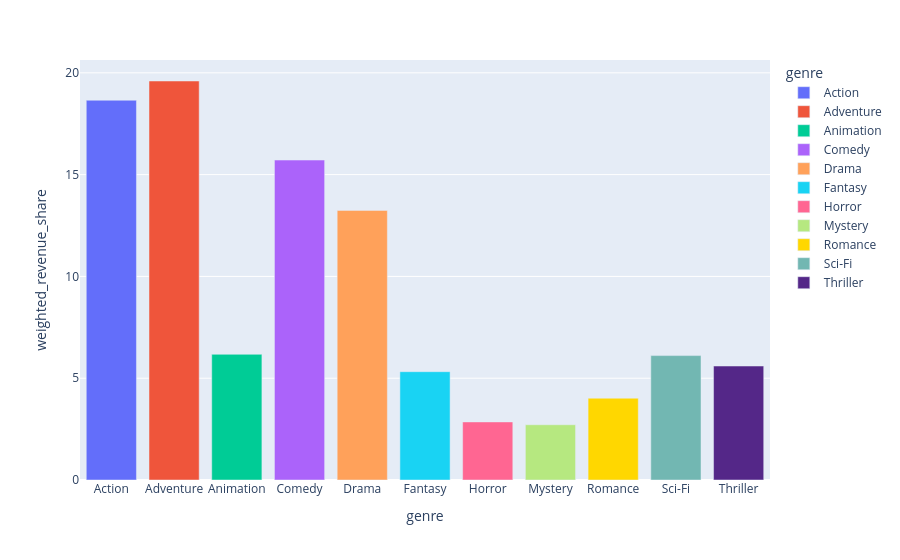

Write notebook code for a chart like this one.
### Code cell
df_revenue_share = df.copy()
df_revenue_share = df_revenue_share[df_revenue_share["genre"].isin(genres_list)]
df_revenue_share["weighted_revenue"] = df_revenue_share["revenue"]*df_revenue_share["genre_weight"]
df_revenue_share = df_revenue_share.groupby("genre",as_index=False).agg(sum_weighted_revenue=("weighted_revenue","sum"))[["genre","sum_weighted_revenue"]]
df_revenue_share["weighted_revenue_share"] = (df_revenue_share["sum_weighted_revenue"])*100/(df_revenue_share["sum_weighted_revenue"].sum())

fig = px.bar(
    df_revenue_share,
    x="genre",
    y="weighted_revenue_share",
    color="genre",
    color_discrete_sequence=colors
)

fig.show()

### Figure 1 — Plotly figure (JSON) as saved in the notebook; plotly's stock layout.template omitted (floating-point values rounded to 4 significant figures)
{"data": [{"hovertemplate": "genre=%{x}<br>weighted_revenue_share=%{y}<extra></extra>", "legendgroup": "Action", "marker": {"color": "#636EFA", "pattern": {"shape": ""}}, "name": "Action", "orientation": "v", "showlegend": true, "textposition": "auto", "type": "bar", "x": ["Action"], "xaxis": "x", "y": [18.65], "yaxis": "y"}, {"hovertemplate": "genre=%{x}<br>weighted_revenue_share=%{y}<extra></extra>", "legendgroup": "Adventure", "marker": {"color": "#EF553B", "pattern": {"shape": ""}}, "name": "Adventure", "orientation": "v", "showlegend": true, "textposition": "auto", "type": "bar", "x": ["Adventure"], "xaxis": "x", "y": [19.6], "yaxis": "y"}, {"hovertemplate": "genre=%{x}<br>weighted_revenue_share=%{y}<extra></extra>", "legendgroup": "Animation", "marker": {"color": "#00CC96", "pattern": {"shape": ""}}, "name": "Animation", "orientation": "v", "showlegend": true, "textposition": "auto", "type": "bar", "x": ["Animation"], "xaxis": "x", "y": [6.175], "yaxis": "y"}, {"hovertemplate": "genre=%{x}<br>weighted_revenue_share=%{y}<extra></extra>", "legendgroup": "Comedy", "marker": {"color": "#AB63FA", "pattern": {"shape": ""}}, "name": "Comedy", "orientation": "v", "showlegend": true, "textposition": "auto", "type": "bar", "x": ["Comedy"], "xaxis": "x", "y": [15.72], "yaxis": "y"}, {"hovertemplate": "genre=%{x}<br>weighted_revenue_share=%{y}<extra></extra>", "legendgroup": "Drama", "marker": {"color": "#FFA15A", "pattern": {"shape": ""}}, "name": "Drama", "orientation": "v", "showlegend": true, "textposition": "auto", "type": "bar", "x": ["Drama"], "xaxis": "x", "y": [13.24], "yaxis": "y"}, {"hovertemplate": "genre=%{x}<br>weighted_revenue_share=%{y}<extra></extra>", "legendgroup": "Fantasy", "marker": {"color": "#19D3F3", "pattern": {"shape": ""}}, "name": "Fantasy", "orientation": "v", "showlegend": true, "textposition": "auto", "type": "bar", "x": ["Fantasy"], "xaxis": "x", "y": [5.32], "yaxis": "y"}, {"hovertemplate": "genre=%{x}<br>weighted_revenue_share=%{y}<extra></extra>", "legendgroup": "Horror", "marker": {"color": "#FF6692", "pattern": {"shape": ""}}, "name": "Horror", "orientation": "v", "showlegend": true, "textposition": "auto", "type": "bar", "x": ["Horror"], "xaxis": "x", "y": [2.852], "yaxis": "y"}, {"hovertemplate": "genre=%{x}<br>weighted_revenue_share=%{y}<extra></extra>", "legendgroup": "Mystery", "marker": {"color": "#B6E880", "pattern": {"shape": ""}}, "name": "Mystery", "orientation": "v", "showlegend": true, "textposition": "auto", "type": "bar", "x": ["Mystery"], "xaxis": "x", "y": [2.713], "yaxis": "y"}, {"hovertemplate": "genre=%{x}<br>weighted_revenue_share=%{y}<extra></extra>", "legendgroup": "Romance", "marker": {"color": "#FFD700", "pattern": {"shape": ""}}, "name": "Romance", "orientation": "v", "showlegend": true, "textposition": "auto", "type": "bar", "x": ["Romance"], "xaxis": "x", "y": [4.019], "yaxis": "y"}, {"hovertemplate": "genre=%{x}<br>weighted_revenue_share=%{y}<extra></extra>", "legendgroup": "Sci-Fi", "marker": {"color": "#72B7B2", "pattern": {"shape": ""}}, "name": "Sci-Fi", "orientation": "v", "showlegend": true, "textposition": "auto", "type": "bar", "x": ["Sci-Fi"], "xaxis": "x", "y": [6.111], "yaxis": "y"}, {"hovertemplate": "genre=%{x}<br>weighted_revenue_share=%{y}<extra></extra>", "legendgroup": "Thriller", "marker": {"color": "#542788", "pattern": {"shape": ""}}, "name": "Thriller", "orientation": "v", "showlegend": true, "textposition": "auto", "type": "bar", "x": ["Thriller"], "xaxis": "x", "y": [5.598], "yaxis": "y"}], "layout": {"barmode": "relative", "legend": {"title": {"text": "genre"}, "tracegroupgap": 0}, "margin": {"t": 60}, "xaxis": {"anchor": "y", "categoryarray": ["Action", "Adventure", "Animation", "Comedy", "Drama", "Fantasy", "Horror", "Mystery", "Romance", "Sci-Fi", "Thriller"], "categoryorder": "array", "domain": [0, 1], "title": {"text": "genre"}}, "yaxis": {"anchor": "x", "domain": [0, 1], "title": {"text": "weighted_revenue_share"}}}}
